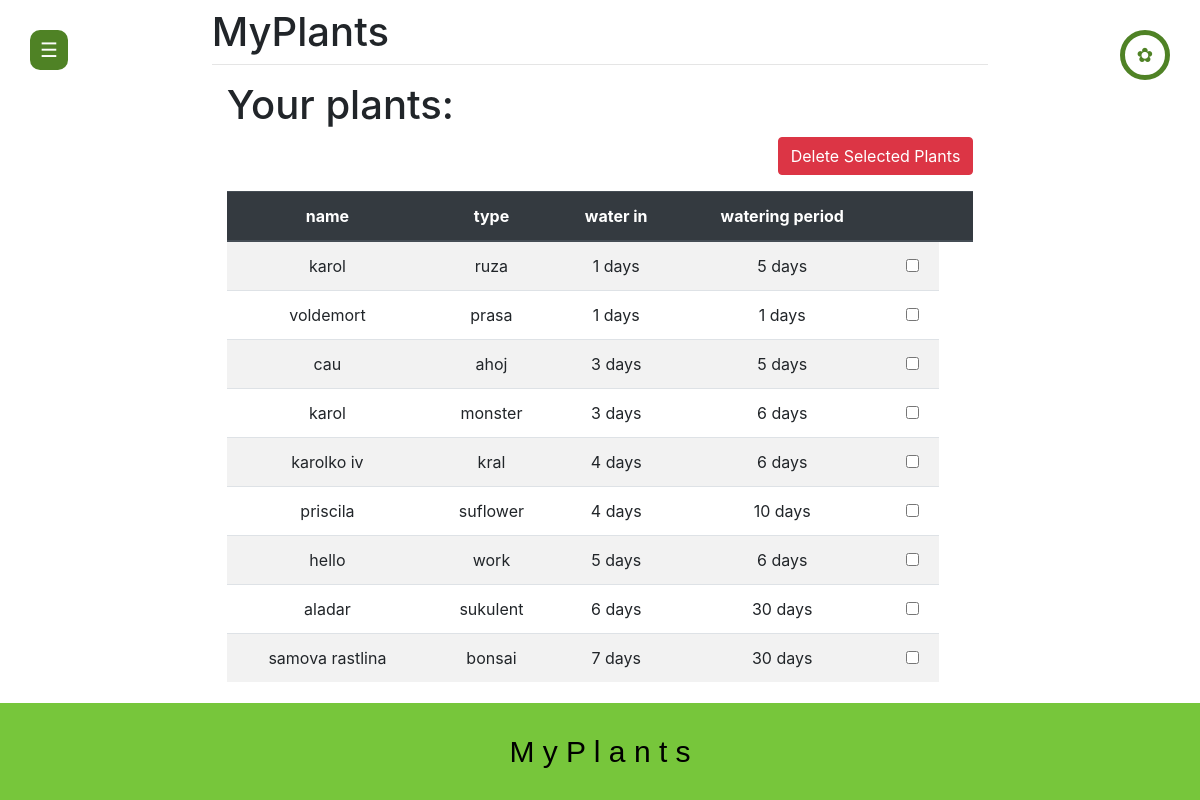
Screenshot of /home/ (signed in) with the database file from the repository.
### main/models.py (models this page shows, shortened)
class Plants(models.Model):
    listID = models.ForeignKey(PlantList, on_delete=models.CASCADE, related_name='plants')
    name = models.CharField(max_length=200)
    type = models.CharField(max_length=200)
    water = models.IntegerField()
    period = models.IntegerField()

### main/views.py (the view)
# urls.py: 2. Add a URL to urlpatterns:  path('', views.home, name='home')
@login_required
def home(request):
    plants = Plants.objects.filter(listID__userID=request.user)
    return render(request, 'main/home.html', {'plants': plants})

### main/templates/main/home.html (shortened to what this page needs)
{% extends 'main/base.html' %}
{% block content %}
<form method="POST" action="{% url 'delete_plants' %}">
    <div class="container">
        <h1>Your plants:</h1>
        <div class="text-right mb-3">
            <button type="submit" class="btn btn-danger">Delete Selected Plants</button>
        </div>
        <div class="table-responsive" style="max-height: 500px; overflow-y: auto;">
            <table class="table table-striped table-hover text-center">
                <thead class="thead-dark">
                    <tr>
                        <th>name</th>
                        <th>type</th>
                        <th>water in</th>
                        <th>watering period</th>
                        <th></th>
                        <th></th>
                    </tr>
                </thead>
                <tbody>
                    {% for plant in plants|dictsort:"water" %}
                    <tr>
                        <td>{{ plant.name }}</td>
                        <td>{{ plant.type }}</td>
                        <td>{{ plant.water }} days</td>
                        <td>{{ plant.period }} days</td>
                        <td><input type="checkbox" name="plant_id" value="{{ plant.id }}"></td>
                    </tr>
                    {% endfor %}
                </tbody>
            </table>
        </div>
    </div>
</form>
{% endblock %}

### rows the page displays
Plants: name "karol", type "ruza", water "1", period "5"
Plants: name "voldemort", type "prasa", water "1", period "1"
Plants: name "cau", type "ahoj", water "3", period "5"
Plants: name "karol", type "monster", water "3", period "6"
Plants: name "karolko iv", type "kral", water "4", period "6"
Plants: name "priscila", type "suflower", water "4", period "10"
Plants: name "hello", type "work", water "5", period "6"
Plants: name "aladar", type "sukulent", water "6", period "30"
Plants: name "samova rastlina", type "bonsai", water "7", period "30"
